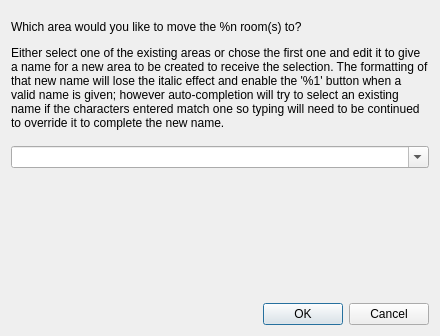
<?xml version="1.0" encoding="UTF-8"?>
<ui version="4.0">
 <class>set_room_area</class>
 <widget class="QDialog" name="set_room_area">
  <property name="geometry">
   <rect>
    <x>0</x>
    <y>0</y>
    <width>440</width>
    <height>336</height>
   </rect>
  </property>
  <property name="sizePolicy">
   <sizepolicy hsizetype="Preferred" vsizetype="MinimumExpanding">
    <horstretch>0</horstretch>
    <verstretch>0</verstretch>
   </sizepolicy>
  </property>
  <property name="windowTitle">
   <string>Move rooms to another area</string>
  </property>
  <layout class="QVBoxLayout" name="verticalLayout">
   <item>
    <widget class="QLabel" name="label">
     <property name="sizePolicy">
      <sizepolicy hsizetype="Preferred" vsizetype="MinimumExpanding">
       <horstretch>0</horstretch>
       <verstretch>0</verstretch>
      </sizepolicy>
     </property>
     <property name="text">
      <string comment="The %1 will contain the text that the 'Ok' button has in this dialogue.">&lt;p&gt;Which area would you like to move the %n room(s) to?&lt;/p&gt;
&lt;p&gt;Either select one of the existing areas or chose the first one and edit it to give a name for a new area to be created to receive the selection. The formatting of that new name will lose the italic effect and enable the '%1' button when a valid name is given; however auto-completion will try to select an existing name if the characters entered match one so typing will need to be continued to override it to complete the new name.&lt;/p&gt;</string>
     </property>
     <property name="wordWrap">
      <bool>true</bool>
     </property>
    </widget>
   </item>
   <item>
    <widget class="QComboBox" name="arealist_combobox">
     <property name="editable">
      <bool>true</bool>
     </property>
    </widget>
   </item>
   <item>
    <spacer name="verticalSpacer">
     <property name="orientation">
      <enum>Qt::Vertical</enum>
     </property>
     <property name="sizeHint" stdset="0">
      <size>
       <width>20</width>
       <height>40</height>
      </size>
     </property>
    </spacer>
   </item>
   <item>
    <widget class="QDialogButtonBox" name="buttonBox">
     <property name="orientation">
      <enum>Qt::Horizontal</enum>
     </property>
     <property name="standardButtons">
      <set>QDialogButtonBox::Cancel|QDialogButtonBox::Ok</set>
     </property>
    </widget>
   </item>
  </layout>
 </widget>
 <resources/>
 <connections>
  <connection>
   <sender>buttonBox</sender>
   <signal>accepted()</signal>
   <receiver>set_room_area</receiver>
   <slot>accept()</slot>
   <hints>
    <hint type="sourcelabel">
     <x>248</x>
     <y>254</y>
    </hint>
    <hint type="destinationlabel">
     <x>157</x>
     <y>274</y>
    </hint>
   </hints>
  </connection>
  <connection>
   <sender>buttonBox</sender>
   <signal>rejected()</signal>
   <receiver>set_room_area</receiver>
   <slot>reject()</slot>
   <hints>
    <hint type="sourcelabel">
     <x>316</x>
     <y>260</y>
    </hint>
    <hint type="destinationlabel">
     <x>286</x>
     <y>274</y>
    </hint>
   </hints>
  </connection>
 </connections>
</ui>
